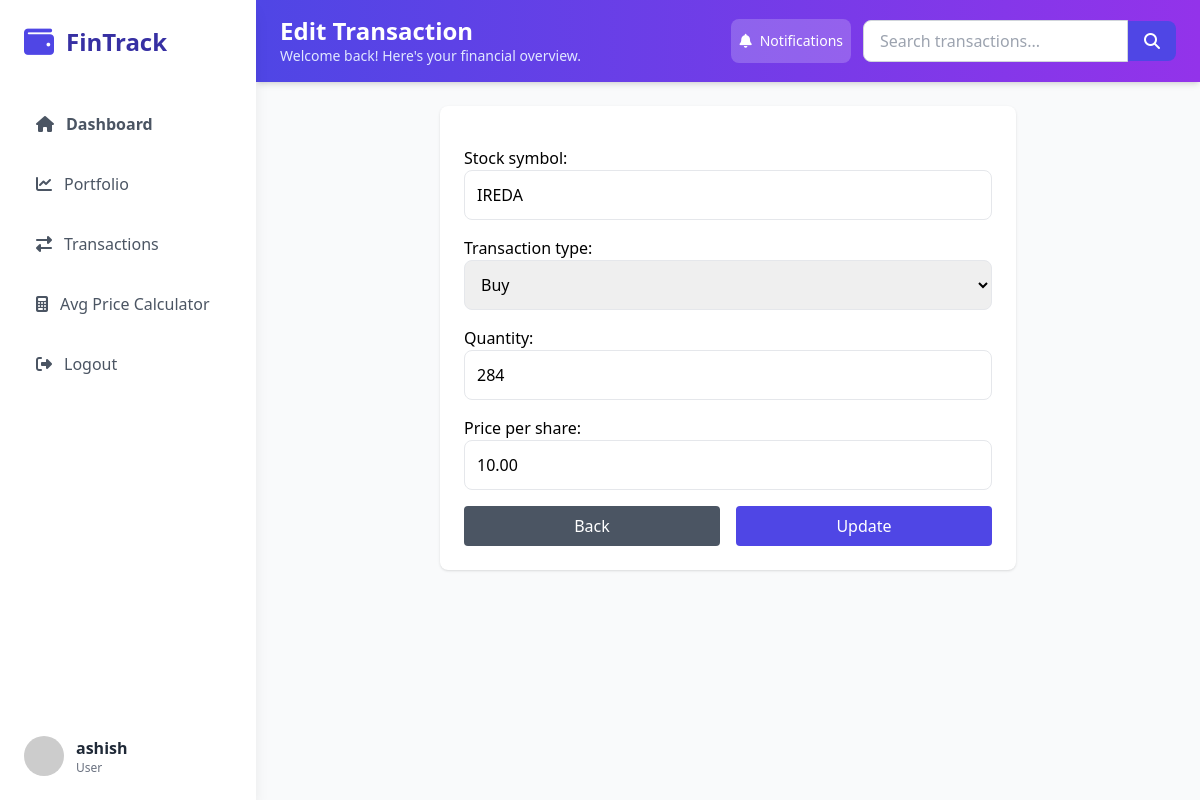
Screenshot of /transaction/912/edit/ (signed in) with the database file from the repository.
### stocks/models.py (models this page shows, shortened)
class StockTransaction(models.Model):
    TRANSACTION_TYPES = (
        ("BUY", "Buy"),
        ("SELL", "Sell"),
    )
    user = models.ForeignKey(User, on_delete=models.CASCADE)
    stock_symbol = models.CharField(max_length=10)
    transaction_type = models.CharField(max_length=4, choices=TRANSACTION_TYPES)
    quantity = models.PositiveIntegerField()
    price_per_share = models.DecimalField(max_digits=10, decimal_places=2)
    transaction_date = models.DateTimeField(auto_now_add=True)

### stocks/views.py (the view)
# urls.py: path("transaction/<int:pk>/edit/", views.edit_transaction, name="edit_transaction"),
@login_required
def edit_transaction(request, pk):
    transaction = get_object_or_404(StockTransaction, pk=pk)
    if request.method == "POST":
        form = StockTransactionForm(request.POST, instance=transaction)
        if form.is_valid():
            form.save()
            messages.success(request, "Transaction updated successfully.")
            return redirect("search_transactions")
    else:
        form = StockTransactionForm(instance=transaction)
    return render(
        request, "edit_transactions.html", {"form": form, "transaction": transaction}
    )

### stocks/forms.py
class StockTransactionForm(forms.ModelForm):
    class Meta:
        model = StockTransaction
        fields = ["stock_symbol", "transaction_type", "quantity", "price_per_share"]
        widgets = {
            "stock_symbol": forms.TextInput(
                attrs={
                    "class": "w-full p-3 border rounded-lg focus:border-indigo-600 focus:outline-none"
                }
            ),
            "transaction_type": forms.Select(
                attrs={
                    "class": "w-full p-3 border rounded-lg focus:border-indigo-600 focus:outline-none"
                }
            ),
            "quantity": forms.NumberInput(
                attrs={
                    "class": "w-full p-3 border rounded-lg focus:border-indigo-600 focus:outline-none"
                }
            ),
            "price_per_share": forms.NumberInput(
                attrs={
                    "step": "0.01",
                    "class": "w-full p-3 border rounded-lg focus:border-indigo-600 focus:outline-none",
                }
            ),
        }

### stocks/templates/edit_transactions.html (shortened to what this page needs)
{% extends 'base.html' %}
{% block header_title %}Edit Transaction{% endblock %}
{% block content %}
<div class="max-w-xl mx-auto bg-white shadow p-6 rounded-lg">
    <form method="post" class="space-y-4">
        {{ form.as_p }}
        <div class="flex justify-between">
            <a href="{% url 'home' %}" class="w-1/2 mr-2 text-center bg-gray-600 text-white px-4 py-2 rounded hover:bg-gray-700">Back</a>
            <button type="submit" class="w-1/2 ml-2 bg-indigo-600 text-white px-4 py-2 rounded hover:bg-indigo-700">Update</button>
        </div>
    </form>
</div>
{% endblock %}

### stocks/templates/base.html (shortened to what this page needs)
{% load static %}
<!DOCTYPE html>
<html lang="en">
<head>
    <script src="https://cdn.tailwindcss.com"></script>
    <link rel="stylesheet" href="https://cdnjs.cloudflare.com/ajax/libs/font-awesome/6.4.0/css/all.min.css">
    <link rel="stylesheet" href="{% static 'css/styles.css' %}">
</head>
<body class="bg-gray-50 font-sans">
    <div id="sidebar" class="sidebar fixed h-screen w-64 bg-white shadow-lg z-40 md:block">
        <div class="p-6">
            <div class="flex items-center mb-10">
                <i class="fas fa-wallet text-indigo-600 text-3xl mr-3"></i>
                <h1 class="text-2xl font-bold text-indigo-800">FinTrack</h1>
            </div>
            <nav>
                <ul class="space-y-3">
                    {% for link in request.sidebar_nav_links %}
                    <li>
                        <a href="{{ link.url }}" class="flex items-center p-3 rounded-lg {% if link.is_active %}bg-indigo-50 text-indigo-600{% else %}text-gray-600 hover:bg-indigo-50 hover:text-indigo-600{% endif %} {% if link.font_semibold %}font-semibold{% endif %}">
                            <i class="fas {{ link.icon }} mr-3"></i>
                            {{ link.name }}
                        </a>
                    </li>
                    {% endfor %}
                </ul>
            </nav>
        </div>
        {% if request.sidebar_user %}
        <div class="absolute bottom-0 w-full p-6">
            <div class="flex items-center">
                <img src="https://randomuser.me/api/portraits/women/44.jpg" class="w-10 h-10 rounded-full mr-3" alt="User">
                <div>
                    <p class="font-semibold text-gray-800">{{ request.sidebar_user.username }}</p>
                    <p class="text-xs text-gray-500">{{ request.sidebar_user.is_staff|yesno:"Admin,User" }}
                </div>
            </div>
        </div>
        {% endif %}
    </div>
    <div class="md:ml-64 min-h-screen main-content">
        <header class="bg-gradient-to-r from-indigo-600 to-purple-600 text-white px-6 py-4 shadow-md">
            <div class="flex flex-col md:flex-row justify-between items-start md:items-center gap-4">
                <div>
                    <h2 class="text-2xl font-bold leading-tight">{% block header_title %}Dashboard{% endblock %}</h2>
                    <p class="text-indigo-100 text-sm">{% block header_subtitle %}Welcome back! Here's your financial overview.{% endblock %}</p>
                </div>
                <div class="flex items-center gap-3">
                    <button class="flex items-center gap-2 px-2 py-3 bg-white bg-white/20 hover:bg-white/30 hover:bg-blue-700 rounded-lg transition text-sm">
                        <i class="fas fa-bell"></i>
                        <span class="hidden md:inline">Notifications</span>
                    </button>
                    <form method="get" action="{% url 'search_transactions' %}" class="flex items-center mt-4 md:mt-0">
                        <input type="text" name="q" placeholder="Search transactions..." value="{{ request.GET.q }}"
                               class="px-4 py-2 rounded-l-lg border border-gray-300 focus:outline-none focus:ring-2 focus:ring-indigo-400 text-black">
                        <button type="submit" class="bg-indigo-600 text-white px-4 py-2 rounded-r-lg hover:bg-indigo-700">
                            <i class="fas fa-search"></i>
                        </button>
                    </form>
                </div>
            </div>
        </header>
        <div class="p-6">
            {% block content %}
            {% endblock %}
        </div>
    </div>
</body>
</html>

### stocks/static/css/styles.css (style rules this page uses)
body { font-family: Arial, sans-serif; }
.sidebar { transition: all 0.3s ease; }
input, select { transition: border-color 0.3s; }
button { transition: background-color 0.3s, transform 0.3s; }

### rows the page displays
StockTransaction: stock_symbol "IREDA", transaction_type "Buy", quantity "284", price_per_share "10.00"

### other values shown
{{ link.name }} "Dashboard" "Portfolio" "Transactions" "Avg Price Calculator" "Logout"
{{ request.sidebar_user.username }} "ashish"
{{ request.sidebar_user.is_staff|yesno:"Admin,User" }} "User"
